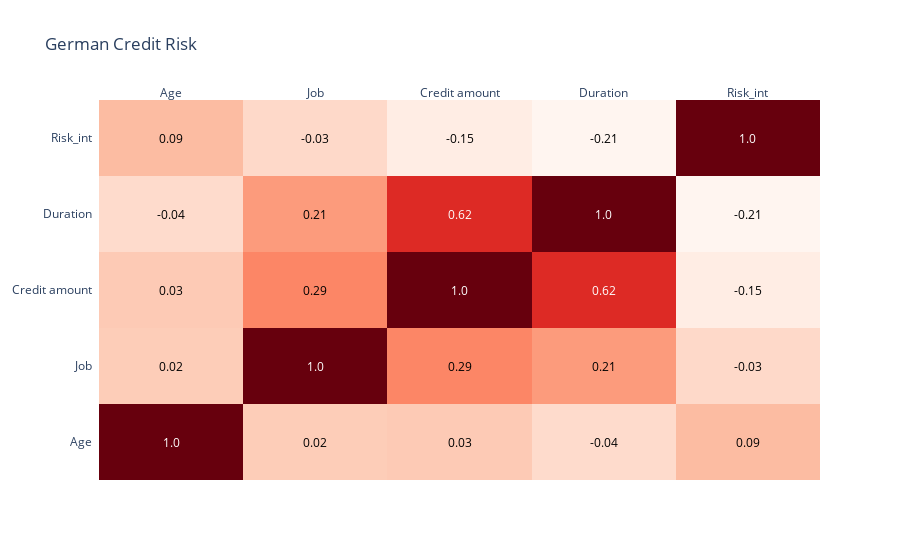

The code cell stored with this chart in its notebook:
### Code cell
import plotly.figure_factory as ff


corr = data.corr()

arr_corr = corr.values
arr_corr = np.around(arr_corr, decimals=2)

columns = corr.columns.values.tolist()

fig = ff.create_annotated_heatmap(arr_corr, x=columns, y=columns, colorscale='Reds')

fig.layout.title = 'German Credit Risk'
iplot(fig, filename='annotated_heatmap')

### Figure 1 — Plotly figure (JSON) as saved in the notebook; plotly's stock layout.template omitted (floating-point values rounded to 4 significant figures)
{"data": [{"colorscale": [[0, "rgb(255,245,240)"], [0.125, "rgb(254,224,210)"], [0.25, "rgb(252,187,161)"], [0.375, "rgb(252,146,114)"], [0.5, "rgb(251,106,74)"], [0.625, "rgb(239,59,44)"], [0.75, "rgb(203,24,29)"], [0.875, "rgb(165,15,21)"], [1, "rgb(103,0,13)"]], "reversescale": false, "showscale": false, "type": "heatmap", "x": ["Age", "Job", "Credit amount", "Duration", "Risk_int"], "y": ["Age", "Job", "Credit amount", "Duration", "Risk_int"], "z": [[1, 0.02, 0.03, -0.04, 0.09], [0.02, 1, 0.29, 0.21, -0.03], [0.03, 0.29, 1, 0.62, -0.15], [-0.04, 0.21, 0.62, 1, -0.21], [0.09, -0.03, -0.15, -0.21, 1]]}], "layout": {"annotations": [{"font": {"color": "#FFFFFF"}, "showarrow": false, "text": "1.0", "x": "Age", "xref": "x", "y": "Age", "yref": "y"}, {"font": {"color": "#000000"}, "showarrow": false, "text": "0.02", "x": "Job", "xref": "x", "y": "Age", "yref": "y"}, {"font": {"color": "#000000"}, "showarrow": false, "text": "0.03", "x": "Credit amount", "xref": "x", "y": "Age", "yref": "y"}, {"font": {"color": "#000000"}, "showarrow": false, "text": "-0.04", "x": "Duration", "xref": "x", "y": "Age", "yref": "y"}, {"font": {"color": "#000000"}, "showarrow": false, "text": "0.09", "x": "Risk_int", "xref": "x", "y": "Age", "yref": "y"}, {"font": {"color": "#000000"}, "showarrow": false, "text": "0.02", "x": "Age", "xref": "x", "y": "Job", "yref": "y"}, {"font": {"color": "#FFFFFF"}, "showarrow": false, "text": "1.0", "x": "Job", "xref": "x", "y": "Job", "yref": "y"}, {"font": {"color": "#000000"}, "showarrow": false, "text": "0.29", "x": "Credit amount", "xref": "x", "y": "Job", "yref": "y"}, {"font": {"color": "#000000"}, "showarrow": false, "text": "0.21", "x": "Duration", "xref": "x", "y": "Job", "yref": "y"}, {"font": {"color": "#000000"}, "showarrow": false, "text": "-0.03", "x": "Risk_int", "xref": "x", "y": "Job", "yref": "y"}, {"font": {"color": "#000000"}, "showarrow": false, "text": "0.03", "x": "Age", "xref": "x", "y": "Credit amount", "yref": "y"}, {"font": {"color": "#000000"}, "showarrow": false, "text": "0.29", "x": "Job", "xref": "x", "y": "Credit amount", "yref": "y"}, {"font": {"color": "#FFFFFF"}, "showarrow": false, "text": "1.0", "x": "Credit amount", "xref": "x", "y": "Credit amount", "yref": "y"}, {"font": {"color": "#FFFFFF"}, "showarrow": false, "text": "0.62", "x": "Duration", "xref": "x", "y": "Credit amount", "yref": "y"}, {"font": {"color": "#000000"}, "showarrow": false, "text": "-0.15", "x": "Risk_int", "xref": "x", "y": "Credit amount", "yref": "y"}, {"font": {"color": "#000000"}, "showarrow": false, "text": "-0.04", "x": "Age", "xref": "x", "y": "Duration", "yref": "y"}, {"font": {"color": "#000000"}, "showarrow": false, "text": "0.21", "x": "Job", "xref": "x", "y": "Duration", "yref": "y"}, {"font": {"color": "#FFFFFF"}, "showarrow": false, "text": "0.62", "x": "Credit amount", "xref": "x", "y": "Duration", "yref": "y"}, {"font": {"color": "#FFFFFF"}, "showarrow": false, "text": "1.0", "x": "Duration", "xref": "x", "y": "Duration", "yref": "y"}, {"font": {"color": "#000000"}, "showarrow": false, "text": "-0.21", "x": "Risk_int", "xref": "x", "y": "Duration", "yref": "y"}, {"font": {"color": "#000000"}, "showarrow": false, "text": "0.09", "x": "Age", "xref": "x", "y": "Risk_int", "yref": "y"}, {"font": {"color": "#000000"}, "showarrow": false, "text": "-0.03", "x": "Job", "xref": "x", "y": "Risk_int", "yref": "y"}, {"font": {"color": "#000000"}, "showarrow": false, "text": "-0.15", "x": "Credit amount", "xref": "x", "y": "Risk_int", "yref": "y"}, {"font": {"color": "#000000"}, "showarrow": false, "text": "-0.21", "x": "Duration", "xref": "x", "y": "Risk_int", "yref": "y"}, {"font": {"color": "#FFFFFF"}, "showarrow": false, "text": "1.0", "x": "Risk_int", "xref": "x", "y": "Risk_int", "yref": "y"}], "title": {"text": "German Credit Risk"}, "xaxis": {"dtick": 1, "gridcolor": "rgb(0, 0, 0)", "side": "top", "ticks": ""}, "yaxis": {"dtick": 1, "ticks": "", "ticksuffix": "  "}}}
